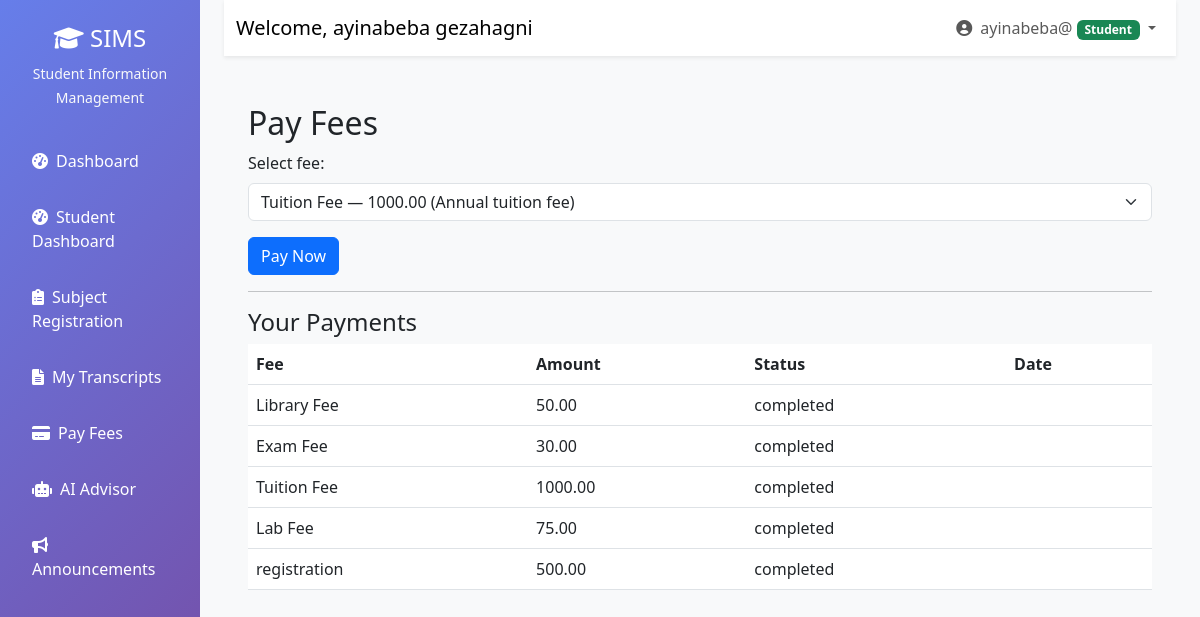
Page /students/pay-fees/ (signed in) on the earlier database version.
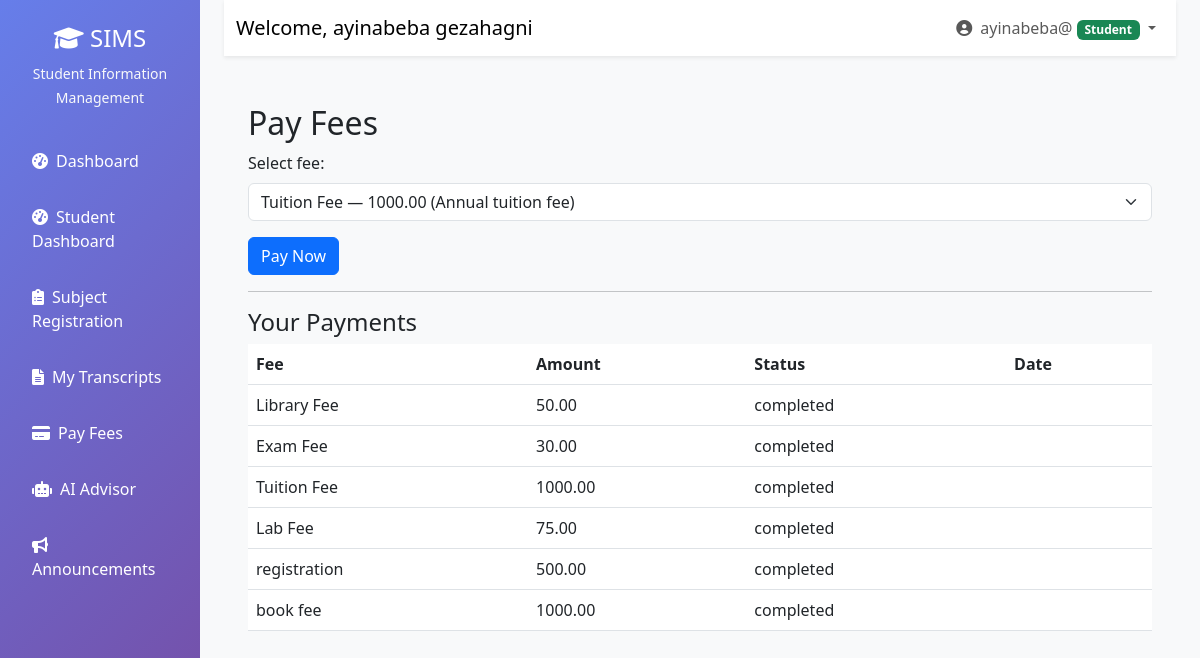
Same page on the later database version.
### payments/models.py (models this page shows, shortened)
class Payment(models.Model):
    student = models.ForeignKey(User, on_delete=models.CASCADE, limit_choices_to={'role': 'student'})
    fee_structure = models.ForeignKey(FeeStructure, on_delete=models.CASCADE)
    amount_paid = models.DecimalField(max_digits=10, decimal_places=2)
    payment_date = models.DateTimeField(auto_now_add=True)
    payment_method = models.CharField(max_length=50)
    transaction_id = models.CharField(max_length=100, unique=True)
    STATUS_CHOICES = (
        ('pending', 'Pending'),
        ('completed', 'Completed'),
        ('failed', 'Failed'),
    )
    status = models.CharField(max_length=20, choices=STATUS_CHOICES, default='pending')

class FeeStructure(models.Model):
    name = models.CharField(max_length=100)
    amount = models.DecimalField(max_digits=10, decimal_places=2)
    description = models.TextField()
    is_active = models.BooleanField(default=True)
    created_by = models.ForeignKey(User, on_delete=models.CASCADE)
    created_at = models.DateTimeField(auto_now_add=True)

### users/decorators.py (the view)
        def wrapper(request, *args, **kwargs):
            if request.user.is_authenticated:
                if request.user.role in allowed_roles or request.user.is_superuser:
                    return view_func(request, *args, **kwargs)
            messages.error(request, "You don't have permission to access this page.")
            return redirect('dashboard')

### students/views.py (called while the page is built, shortened)
@student_required
def pay_fees(request):
    fee_structures = FeeStructure.objects.filter(is_active=True)
    student_payments = Payment.objects.filter(student=request.user).select_related('fee_structure')
    context = {
        'fee_structures': fee_structures,
        'payments': student_payments,
    }
    return render(request, 'students/pay_fees.html', context)

### templates/students/pay_fees.html (shortened to what this page needs)
{% extends 'base.html' %}
{% block content %}
<div class="container py-4">
  <h2>Pay Fees</h2>
  {% if fee_structures %}
    <form method="post">
      <div class="mb-3">
        <label for="fee_structure_id" class="form-label">Select fee:</label>
        <select id="fee_structure_id" name="fee_structure_id" class="form-select">
          {% for f in fee_structures %}
            <option value="{{ f.id }}">{{ f.name }} — {{ f.amount }} ({{ f.description }})</option>
          {% endfor %}
        </select>
      </div>
      <button class="btn btn-primary" type="submit">Pay Now</button>
    </form>
  {% else %}
    <div class="alert alert-info">No active fees available at the moment.</div>
  {% endif %}
  <hr />
  <h4>Your Payments</h4>
  {% if payments.exists %}
    <table class="table">
      <thead><tr><th>Fee</th><th>Amount</th><th>Status</th><th>Date</th></tr></thead>
      <tbody>
        {% for p in payments %}
        <tr>
          <td>{{ p.fee_structure.name }}</td>
          <td>{{ p.amount_paid }}</td>
          <td>{{ p.status }}</td>
          <td>{{ p.created_at|date:"M d, Y H:i" }}</td>
        </tr>
        {% endfor %}
      </tbody>
    </table>
  {% else %}
    <p>You have no payment records.</p>
  {% endif %}
</div>
{% endblock %}

Differences in the rows shown:
added Payment: fee_structure.name "book fee", amount_paid "1000.00", status "completed"
